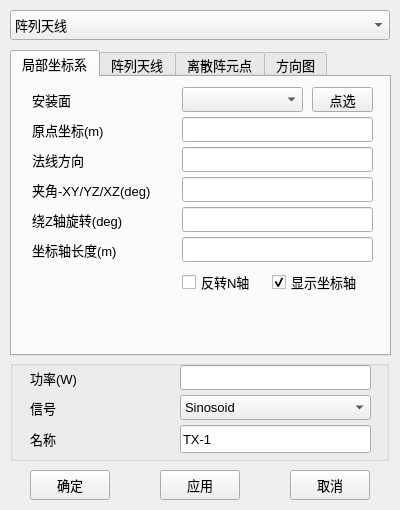
<?xml version="1.0" encoding="UTF-8"?>
<ui version="4.0">
 <class>frmTX</class>
 <widget class="QMainWindow" name="frmTX">
  <property name="geometry">
   <rect>
    <x>0</x>
    <y>0</y>
    <width>400</width>
    <height>510</height>
   </rect>
  </property>
  <property name="font">
   <font>
    <pointsize>10</pointsize>
   </font>
  </property>
  <property name="windowTitle">
   <string>TX</string>
  </property>
  <widget class="QWidget" name="centralwidget">
   <widget class="QPushButton" name="btnApply">
    <property name="geometry">
     <rect>
      <x>160</x>
      <y>470</y>
      <width>80</width>
      <height>30</height>
     </rect>
    </property>
    <property name="text">
     <string>应用</string>
    </property>
   </widget>
   <widget class="QPushButton" name="btnOK">
    <property name="geometry">
     <rect>
      <x>30</x>
      <y>470</y>
      <width>80</width>
      <height>30</height>
     </rect>
    </property>
    <property name="text">
     <string>确定</string>
    </property>
   </widget>
   <widget class="QTabWidget" name="tabWidget">
    <property name="geometry">
     <rect>
      <x>10</x>
      <y>50</y>
      <width>381</width>
      <height>306</height>
     </rect>
    </property>
    <property name="tabPosition">
     <enum>QTabWidget::North</enum>
    </property>
    <property name="currentIndex">
     <number>0</number>
    </property>
    <property name="tabBarAutoHide">
     <bool>false</bool>
    </property>
    <widget class="QWidget" name="tabAxis">
     <attribute name="title">
      <string>局部坐标系</string>
     </attribute>
     <widget class="QLabel" name="lblAngel">
      <property name="geometry">
       <rect>
        <x>20</x>
        <y>100</y>
        <width>126</width>
        <height>25</height>
       </rect>
      </property>
      <property name="text">
       <string>夹角-XY/YZ/XZ(deg)</string>
      </property>
     </widget>
     <widget class="QLineEdit" name="txtAngel">
      <property name="geometry">
       <rect>
        <x>170</x>
        <y>100</y>
        <width>191</width>
        <height>25</height>
       </rect>
      </property>
      <property name="text">
       <string/>
      </property>
      <property name="readOnly">
       <bool>true</bool>
      </property>
     </widget>
     <widget class="QLabel" name="label_8">
      <property name="geometry">
       <rect>
        <x>20</x>
        <y>130</y>
        <width>126</width>
        <height>25</height>
       </rect>
      </property>
      <property name="text">
       <string>绕Z轴旋转(deg)</string>
      </property>
     </widget>
     <widget class="QLineEdit" name="txtRotatebyZ">
      <property name="geometry">
       <rect>
        <x>170</x>
        <y>130</y>
        <width>191</width>
        <height>25</height>
       </rect>
      </property>
      <property name="text">
       <string/>
      </property>
     </widget>
     <widget class="QLabel" name="label_9">
      <property name="geometry">
       <rect>
        <x>20</x>
        <y>160</y>
        <width>126</width>
        <height>25</height>
       </rect>
      </property>
      <property name="text">
       <string>坐标轴长度(m)</string>
      </property>
     </widget>
     <widget class="QLineEdit" name="txtAxisLength">
      <property name="geometry">
       <rect>
        <x>170</x>
        <y>160</y>
        <width>191</width>
        <height>25</height>
       </rect>
      </property>
      <property name="text">
       <string/>
      </property>
     </widget>
     <widget class="QCheckBox" name="chkShowAxis">
      <property name="geometry">
       <rect>
        <x>260</x>
        <y>190</y>
        <width>111</width>
        <height>30</height>
       </rect>
      </property>
      <property name="text">
       <string>显示坐标轴</string>
      </property>
      <property name="checked">
       <bool>true</bool>
      </property>
     </widget>
     <widget class="QLabel" name="label_6">
      <property name="geometry">
       <rect>
        <x>20</x>
        <y>40</y>
        <width>126</width>
        <height>25</height>
       </rect>
      </property>
      <property name="locale">
       <locale language="Chinese" country="China"/>
      </property>
      <property name="text">
       <string>原点坐标(m)</string>
      </property>
     </widget>
     <widget class="QLineEdit" name="txtDirection">
      <property name="geometry">
       <rect>
        <x>170</x>
        <y>70</y>
        <width>191</width>
        <height>25</height>
       </rect>
      </property>
      <property name="text">
       <string/>
      </property>
      <property name="readOnly">
       <bool>false</bool>
      </property>
     </widget>
     <widget class="QLineEdit" name="txtOrigin">
      <property name="enabled">
       <bool>true</bool>
      </property>
      <property name="geometry">
       <rect>
        <x>170</x>
        <y>40</y>
        <width>191</width>
        <height>25</height>
       </rect>
      </property>
      <property name="readOnly">
       <bool>true</bool>
      </property>
     </widget>
     <widget class="QLabel" name="label_48">
      <property name="geometry">
       <rect>
        <x>20</x>
        <y>70</y>
        <width>126</width>
        <height>25</height>
       </rect>
      </property>
      <property name="text">
       <string>法线方向</string>
      </property>
     </widget>
     <widget class="QCheckBox" name="chkReverseN">
      <property name="enabled">
       <bool>true</bool>
      </property>
      <property name="geometry">
       <rect>
        <x>170</x>
        <y>190</y>
        <width>81</width>
        <height>30</height>
       </rect>
      </property>
      <property name="text">
       <string>反转N轴</string>
      </property>
      <property name="checked">
       <bool>false</bool>
      </property>
     </widget>
     <widget class="QPushButton" name="btnStartPick">
      <property name="geometry">
       <rect>
        <x>300</x>
        <y>10</y>
        <width>61</width>
        <height>25</height>
       </rect>
      </property>
      <property name="text">
       <string>点选</string>
      </property>
     </widget>
     <widget class="QComboBox" name="cbxFaces">
      <property name="geometry">
       <rect>
        <x>170</x>
        <y>10</y>
        <width>121</width>
        <height>25</height>
       </rect>
      </property>
     </widget>
     <widget class="QLabel" name="label_7">
      <property name="geometry">
       <rect>
        <x>20</x>
        <y>10</y>
        <width>126</width>
        <height>25</height>
       </rect>
      </property>
      <property name="text">
       <string>安装面</string>
      </property>
     </widget>
    </widget>
    <widget class="QWidget" name="tabArrange">
     <attribute name="title">
      <string>阵列天线</string>
     </attribute>
     <widget class="QLabel" name="label_23">
      <property name="geometry">
       <rect>
        <x>20</x>
        <y>100</y>
        <width>126</width>
        <height>25</height>
       </rect>
      </property>
      <property name="text">
       <string>V轴平移(m)</string>
      </property>
     </widget>
     <widget class="QLabel" name="label_21">
      <property name="geometry">
       <rect>
        <x>20</x>
        <y>160</y>
        <width>126</width>
        <height>25</height>
       </rect>
      </property>
      <property name="text">
       <string>阵元缩放</string>
      </property>
     </widget>
     <widget class="QLineEdit" name="txtDistance_Z">
      <property name="geometry">
       <rect>
        <x>170</x>
        <y>130</y>
        <width>191</width>
        <height>25</height>
       </rect>
      </property>
     </widget>
     <widget class="QLineEdit" name="txtDisplayPixel">
      <property name="geometry">
       <rect>
        <x>170</x>
        <y>160</y>
        <width>131</width>
        <height>25</height>
       </rect>
      </property>
      <property name="text">
       <string/>
      </property>
     </widget>
     <widget class="QCheckBox" name="chkShowArray">
      <property name="geometry">
       <rect>
        <x>310</x>
        <y>160</y>
        <width>61</width>
        <height>25</height>
       </rect>
      </property>
      <property name="text">
       <string>显示</string>
      </property>
      <property name="checked">
       <bool>true</bool>
      </property>
     </widget>
     <widget class="QLabel" name="label_24">
      <property name="geometry">
       <rect>
        <x>20</x>
        <y>10</y>
        <width>126</width>
        <height>25</height>
       </rect>
      </property>
      <property name="text">
       <string>导入阵列</string>
      </property>
     </widget>
     <widget class="QLineEdit" name="txtAntennaFile">
      <property name="enabled">
       <bool>true</bool>
      </property>
      <property name="geometry">
       <rect>
        <x>170</x>
        <y>10</y>
        <width>131</width>
        <height>25</height>
       </rect>
      </property>
      <property name="readOnly">
       <bool>true</bool>
      </property>
     </widget>
     <widget class="QLineEdit" name="txtElementNum">
      <property name="geometry">
       <rect>
        <x>170</x>
        <y>40</y>
        <width>191</width>
        <height>25</height>
       </rect>
      </property>
      <property name="text">
       <string/>
      </property>
      <property name="readOnly">
       <bool>true</bool>
      </property>
     </widget>
     <widget class="QPushButton" name="btnBrowse">
      <property name="geometry">
       <rect>
        <x>310</x>
        <y>10</y>
        <width>51</width>
        <height>25</height>
       </rect>
      </property>
      <property name="text">
       <string>...</string>
      </property>
     </widget>
     <widget class="QLineEdit" name="txtDistance_X">
      <property name="geometry">
       <rect>
        <x>170</x>
        <y>70</y>
        <width>191</width>
        <height>25</height>
       </rect>
      </property>
      <property name="text">
       <string/>
      </property>
     </widget>
     <widget class="QLineEdit" name="txtDistance_Y">
      <property name="geometry">
       <rect>
        <x>170</x>
        <y>100</y>
        <width>191</width>
        <height>25</height>
       </rect>
      </property>
      <property name="text">
       <string/>
      </property>
     </widget>
     <widget class="QLabel" name="label_22">
      <property name="geometry">
       <rect>
        <x>20</x>
        <y>130</y>
        <width>126</width>
        <height>25</height>
       </rect>
      </property>
      <property name="text">
       <string>N轴平移(m)</string>
      </property>
     </widget>
     <widget class="QLabel" name="label_20">
      <property name="geometry">
       <rect>
        <x>20</x>
        <y>70</y>
        <width>126</width>
        <height>25</height>
       </rect>
      </property>
      <property name="text">
       <string>U轴平移(m)</string>
      </property>
     </widget>
     <widget class="QLabel" name="label_25">
      <property name="geometry">
       <rect>
        <x>20</x>
        <y>40</y>
        <width>126</width>
        <height>25</height>
       </rect>
      </property>
      <property name="text">
       <string>阵元数</string>
      </property>
     </widget>
    </widget>
    <widget class="QWidget" name="tab">
     <attribute name="title">
      <string>离散阵元点</string>
     </attribute>
     <widget class="QTableWidget" name="tbPoints">
      <property name="geometry">
       <rect>
        <x>10</x>
        <y>35</y>
        <width>351</width>
        <height>210</height>
       </rect>
      </property>
     </widget>
     <widget class="QPushButton" name="btnAddPoint">
      <property name="geometry">
       <rect>
        <x>9</x>
        <y>250</y>
        <width>81</width>
        <height>26</height>
       </rect>
      </property>
      <property name="text">
       <string>添加阵元</string>
      </property>
     </widget>
     <widget class="QPushButton" name="btnRemovePoint">
      <property name="geometry">
       <rect>
        <x>270</x>
        <y>250</y>
        <width>91</width>
        <height>26</height>
       </rect>
      </property>
      <property name="text">
       <string>移除选中行</string>
      </property>
     </widget>
     <widget class="QLabel" name="label_26">
      <property name="geometry">
       <rect>
        <x>10</x>
        <y>5</y>
        <width>126</width>
        <height>25</height>
       </rect>
      </property>
      <property name="text">
       <string>阵元缩放</string>
      </property>
     </widget>
     <widget class="QLineEdit" name="txtDisplayPixel_discrete">
      <property name="geometry">
       <rect>
        <x>160</x>
        <y>5</y>
        <width>131</width>
        <height>25</height>
       </rect>
      </property>
      <property name="text">
       <string/>
      </property>
     </widget>
     <widget class="QCheckBox" name="chkShowArray_discrete">
      <property name="geometry">
       <rect>
        <x>300</x>
        <y>5</y>
        <width>61</width>
        <height>25</height>
       </rect>
      </property>
      <property name="text">
       <string>显示</string>
      </property>
      <property name="checked">
       <bool>true</bool>
      </property>
     </widget>
    </widget>
    <widget class="QWidget" name="tabRadio">
     <attribute name="title">
      <string>方向图</string>
     </attribute>
     <widget class="QLabel" name="lblThe_start_2">
      <property name="geometry">
       <rect>
        <x>20</x>
        <y>40</y>
        <width>126</width>
        <height>25</height>
       </rect>
      </property>
      <property name="text">
       <string>原点坐标(m）</string>
      </property>
     </widget>
     <widget class="QLineEdit" name="txtOrigin_radio">
      <property name="enabled">
       <bool>true</bool>
      </property>
      <property name="geometry">
       <rect>
        <x>170</x>
        <y>40</y>
        <width>191</width>
        <height>25</height>
       </rect>
      </property>
      <property name="readOnly">
       <bool>true</bool>
      </property>
     </widget>
     <widget class="QLineEdit" name="txtRadioFile">
      <property name="enabled">
       <bool>true</bool>
      </property>
      <property name="geometry">
       <rect>
        <x>170</x>
        <y>10</y>
        <width>131</width>
        <height>25</height>
       </rect>
      </property>
      <property name="readOnly">
       <bool>true</bool>
      </property>
     </widget>
     <widget class="QPushButton" name="btnBrowse_radio">
      <property name="geometry">
       <rect>
        <x>310</x>
        <y>10</y>
        <width>51</width>
        <height>25</height>
       </rect>
      </property>
      <property name="text">
       <string>...</string>
      </property>
     </widget>
     <widget class="QLabel" name="lblThe_start_5">
      <property name="geometry">
       <rect>
        <x>20</x>
        <y>10</y>
        <width>126</width>
        <height>25</height>
       </rect>
      </property>
      <property name="text">
       <string>导入方向图</string>
      </property>
     </widget>
     <widget class="QLabel" name="label_43">
      <property name="geometry">
       <rect>
        <x>20</x>
        <y>160</y>
        <width>126</width>
        <height>25</height>
       </rect>
      </property>
      <property name="text">
       <string>绕Z轴旋转(deg)</string>
      </property>
     </widget>
     <widget class="QLabel" name="label_44">
      <property name="geometry">
       <rect>
        <x>20</x>
        <y>130</y>
        <width>126</width>
        <height>25</height>
       </rect>
      </property>
      <property name="text">
       <string>绕Y轴旋转(deg)</string>
      </property>
     </widget>
     <widget class="QLineEdit" name="txtRotate_y">
      <property name="geometry">
       <rect>
        <x>170</x>
        <y>130</y>
        <width>191</width>
        <height>25</height>
       </rect>
      </property>
     </widget>
     <widget class="QLineEdit" name="txtAxisLength_radio">
      <property name="geometry">
       <rect>
        <x>170</x>
        <y>220</y>
        <width>111</width>
        <height>25</height>
       </rect>
      </property>
      <property name="text">
       <string/>
      </property>
     </widget>
     <widget class="QLabel" name="label_45">
      <property name="geometry">
       <rect>
        <x>20</x>
        <y>190</y>
        <width>126</width>
        <height>25</height>
       </rect>
      </property>
      <property name="text">
       <string>缩放比例</string>
      </property>
     </widget>
     <widget class="QLabel" name="label_46">
      <property name="geometry">
       <rect>
        <x>20</x>
        <y>250</y>
        <width>126</width>
        <height>25</height>
       </rect>
      </property>
      <property name="text">
       <string>坐标轴宽度(pixel)</string>
      </property>
     </widget>
     <widget class="QLineEdit" name="txtRotate_x">
      <property name="geometry">
       <rect>
        <x>170</x>
        <y>100</y>
        <width>191</width>
        <height>25</height>
       </rect>
      </property>
     </widget>
     <widget class="QLabel" name="lblThe_start">
      <property name="geometry">
       <rect>
        <x>20</x>
        <y>100</y>
        <width>126</width>
        <height>25</height>
       </rect>
      </property>
      <property name="text">
       <string>绕X轴旋转(deg)</string>
      </property>
     </widget>
     <widget class="QLineEdit" name="txtThickness">
      <property name="geometry">
       <rect>
        <x>170</x>
        <y>250</y>
        <width>111</width>
        <height>25</height>
       </rect>
      </property>
      <property name="text">
       <string/>
      </property>
     </widget>
     <widget class="QLineEdit" name="txtRotate_z">
      <property name="geometry">
       <rect>
        <x>170</x>
        <y>160</y>
        <width>191</width>
        <height>25</height>
       </rect>
      </property>
     </widget>
     <widget class="QLabel" name="label_47">
      <property name="geometry">
       <rect>
        <x>20</x>
        <y>220</y>
        <width>126</width>
        <height>25</height>
       </rect>
      </property>
      <property name="text">
       <string>参考坐标轴(m)</string>
      </property>
     </widget>
     <widget class="QLineEdit" name="txtScale">
      <property name="geometry">
       <rect>
        <x>170</x>
        <y>190</y>
        <width>111</width>
        <height>25</height>
       </rect>
      </property>
      <property name="text">
       <string/>
      </property>
     </widget>
     <widget class="QCheckBox" name="chkShowAxis_radio">
      <property name="geometry">
       <rect>
        <x>290</x>
        <y>220</y>
        <width>71</width>
        <height>25</height>
       </rect>
      </property>
      <property name="text">
       <string>显示</string>
      </property>
      <property name="checked">
       <bool>false</bool>
      </property>
     </widget>
     <widget class="QLabel" name="lblAngel_2">
      <property name="geometry">
       <rect>
        <x>20</x>
        <y>70</y>
        <width>126</width>
        <height>25</height>
       </rect>
      </property>
      <property name="text">
       <string>夹角-XY/YZ/XZ(deg)</string>
      </property>
     </widget>
     <widget class="QLineEdit" name="txtAngel_radio">
      <property name="enabled">
       <bool>true</bool>
      </property>
      <property name="geometry">
       <rect>
        <x>170</x>
        <y>70</y>
        <width>191</width>
        <height>25</height>
       </rect>
      </property>
      <property name="text">
       <string/>
      </property>
      <property name="readOnly">
       <bool>true</bool>
      </property>
     </widget>
     <widget class="QCheckBox" name="chkShowAntenna_radio">
      <property name="geometry">
       <rect>
        <x>290</x>
        <y>190</y>
        <width>71</width>
        <height>25</height>
       </rect>
      </property>
      <property name="text">
       <string>显示</string>
      </property>
      <property name="checked">
       <bool>false</bool>
      </property>
     </widget>
    </widget>
   </widget>
   <widget class="QGroupBox" name="groupPower">
    <property name="geometry">
     <rect>
      <x>10</x>
      <y>360</y>
      <width>379</width>
      <height>101</height>
     </rect>
    </property>
    <property name="title">
     <string/>
    </property>
    <widget class="QLabel" name="lblPower">
     <property name="geometry">
      <rect>
       <x>20</x>
       <y>5</y>
       <width>126</width>
       <height>25</height>
      </rect>
     </property>
     <property name="text">
      <string>功率(W)</string>
     </property>
    </widget>
    <widget class="QLabel" name="lblWaveform">
     <property name="geometry">
      <rect>
       <x>20</x>
       <y>35</y>
       <width>126</width>
       <height>25</height>
      </rect>
     </property>
     <property name="text">
      <string>信号</string>
     </property>
    </widget>
    <widget class="QLineEdit" name="txtPower">
     <property name="geometry">
      <rect>
       <x>170</x>
       <y>5</y>
       <width>191</width>
       <height>25</height>
      </rect>
     </property>
    </widget>
    <widget class="QComboBox" name="cbxWaveform">
     <property name="geometry">
      <rect>
       <x>170</x>
       <y>35</y>
       <width>191</width>
       <height>25</height>
      </rect>
     </property>
     <item>
      <property name="text">
       <string>Sinosoid</string>
      </property>
     </item>
     <item>
      <property name="text">
       <string>Blackman</string>
      </property>
     </item>
     <item>
      <property name="text">
       <string>Chirp</string>
      </property>
     </item>
     <item>
      <property name="text">
       <string>Gaussian</string>
      </property>
     </item>
     <item>
      <property name="text">
       <string>Gaussian dirivative</string>
      </property>
     </item>
     <item>
      <property name="text">
       <string>Hamming</string>
      </property>
     </item>
     <item>
      <property name="text">
       <string>Hanning</string>
      </property>
     </item>
     <item>
      <property name="text">
       <string>Raised cosine</string>
      </property>
     </item>
    </widget>
    <widget class="QLineEdit" name="txtName">
     <property name="geometry">
      <rect>
       <x>170</x>
       <y>65</y>
       <width>191</width>
       <height>28</height>
      </rect>
     </property>
     <property name="text">
      <string>TX-1</string>
     </property>
    </widget>
    <widget class="QLabel" name="lblTitle">
     <property name="geometry">
      <rect>
       <x>20</x>
       <y>65</y>
       <width>126</width>
       <height>28</height>
      </rect>
     </property>
     <property name="text">
      <string>名称</string>
     </property>
    </widget>
   </widget>
   <widget class="QPushButton" name="btnCancel">
    <property name="geometry">
     <rect>
      <x>290</x>
      <y>470</y>
      <width>80</width>
      <height>30</height>
     </rect>
    </property>
    <property name="text">
     <string>取消</string>
    </property>
   </widget>
   <widget class="QComboBox" name="cbxAntennaType">
    <property name="geometry">
     <rect>
      <x>10</x>
      <y>10</y>
      <width>380</width>
      <height>30</height>
     </rect>
    </property>
    <item>
     <property name="text">
      <string>阵列天线</string>
     </property>
    </item>
    <item>
     <property name="text">
      <string>离散阵元</string>
     </property>
    </item>
   </widget>
  </widget>
 </widget>
 <resources/>
 <connections/>
</ui>
